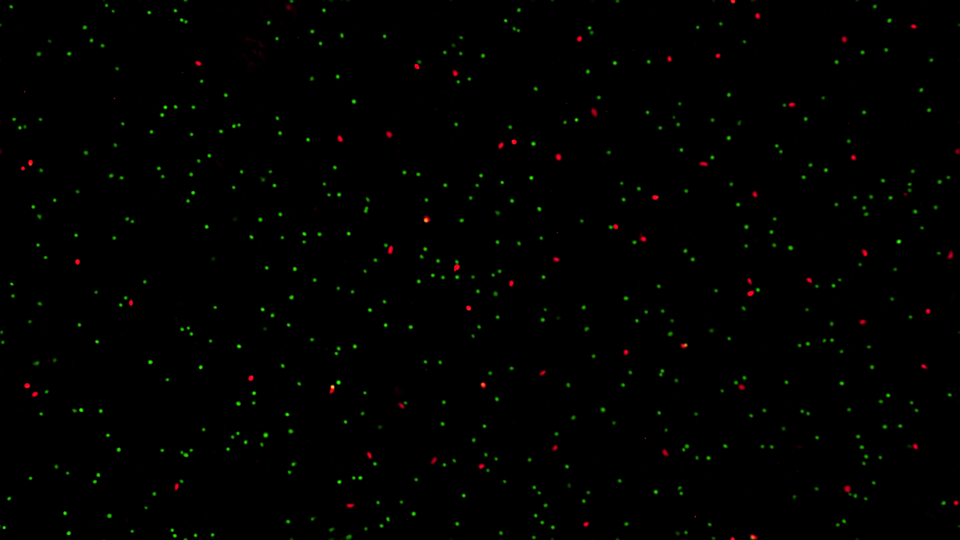
#> input picture cell_viability_evaluation/APX100_4X/alg_i1g_10T12_Multichannel.png, 1920 x 1080 px (shown at 1/2 size)
$ python evaluate_cell_viability.py
#> lines starting #> are read from the running program, lines starting #| are printed output that depends on the picture; after the words box and inside, x2 and y2 are one past the last pixel; in counts of white or black regions, pixels touching at a corner belong together
import cv2
import matplotlib.pyplot as plt
import numpy as np
import os
import json

from typing import Sequence

IMAGE_PATH = r"APX100_4X/alg_i1g_10T12_Multichannel.png"

# Initial Parameters Placeholder
parameters = {
    "MAXIMUM_CELL_AREA": None,
    "MINIMUM_CELL_EROSION_AREA": None,
    "EROSION_ITERATIONS": None,
    "MINIMUM_LIVE_CELL_AREA": None,
    "MINIMUM_DEAD_CELL_AREA": None,
    "MORPH_ITERATIONS": 1,
    "MIN_CIRCULARITY": 0.40,
    "GREEN_THRESHOLD": 10,
    "COLOR_INTENSITY_THRESHOLD": None,
}

# Colors
LIVE_COLOR = (0, 255, 0)  # Green
DEAD_COLOR = (255, 0, 0)  # Red

# Contour Infills
LIVE_CELL_CONTOUR_FILL = -1
DEAD_CELL_CONTOUR_FILL = -1

def get_json_path(image_path: str) -> None | str:
    """Get the JSON path based on the image path."""
    json_path = "/".join(image_path.split("/")[:-2] + [image_path.split("/")[-3] + "_parameters.json"])
    if not os.path.exists(json_path):
        print(f"JSON file not found at {json_path}.")
        return None
    return json_path

def get_json_parameters(json_path: str) -> dict[str, float | int]:
    """Print and update the parameters based on the JSON file."""
    with open(json_path) as json_file:
        json_parameters = json.load(json_file)
        parameters.update(json_parameters)
    return json_parameters

def update_parameters_based_on_image_path(image_path: str, print_output: bool = False) -> None:
    """Update the parameters based on the image path."""

    if "10X" in image_path and "APX100" in image_path:
        parameters.update(
            {
                "MAXIMUM_CELL_AREA": 800,
                "MINIMUM_CELL_EROSION_AREA": 30,
                "EROSION_ITERATIONS": 2,
                "MINIMUM_LIVE_CELL_AREA": 10,
                "MINIMUM_DEAD_CELL_AREA": 10,
                "COLOR_INTENSITY_THRESHOLD": 120,
            }
        )
    elif "4X" in image_path and "APX100" in image_path:
        parameters.update(
            {
                "MAXIMUM_CELL_AREA": 800,
                "MINIMUM_CELL_EROSION_AREA": 100,
                "EROSION_ITERATIONS": 2,
                "MINIMUM_LIVE_CELL_AREA": 20,
                "MINIMUM_DEAD_CELL_AREA": 20,
                "COLOR_INTENSITY_THRESHOLD": 40,
            }
        )
    else:
        raise ValueError(f"Image path not recognized: {image_path}")
    if print_output:
        print("JSON file not found. Parameters updated based on image path.")


def load_rgb_image(image_path, print_output: bool = False) -> np.ndarray:
    "Load an image from a file path, convert it to RGB format, and alter intensities."
#> called with image_path = 'APX100_4X/alg_i1g_10T12_Multichannel.png', print_output = True

    # Update parameters based on the image path
    update_parameters_based_on_image_path(image_path, print_output=print_output)

    image = cv2.imread(image_path)
#> image is the input picture: shape (1080, 1920, 3); mean B, G, R 0.1, 1.5, 1.1

    if image is None:
        # Extract the base path without the percentage part
        base_path = "_".join(image_path.split("_")[:-1])

        # Find the image path with the matching base path
        matching_path = None
        directory = os.path.dirname(image_path)
        for path in os.listdir(directory):
            if base_path in os.path.join(directory, path).replace("\\", "/"):
                matching_path = os.path.join(directory, path)
                break
        raise ValueError(f"Image not found at {image_path}. \n\nDid you mean this image? \n{matching_path}")


    elif "_scaled" in image_path:
        raise ValueError(f"Scaled image cannot be processed.")

    rgb_image = cv2.cvtColor(image, cv2.COLOR_BGR2RGB)

    return rgb_image


def remove_low_intensity_regions(image, intensity_threshold) -> np.ndarray:
    "Remove low intensity regions from the image."
    low_intensity_mask = np.all(image < intensity_threshold, axis=-1)
    image[low_intensity_mask] = [0, 0, 0]
    return image


def preprocess_image(image) -> Sequence[np.ndarray]:
    "Preprocess the image to remove low intensity regions and find contours."

    image_with_removed_low_intensity_regions = remove_low_intensity_regions(
        image.copy(), parameters["COLOR_INTENSITY_THRESHOLD"]
    )
#> in remove_low_intensity_regions, `low_intensity_mask = np.all(image < intensity_threshold, axis=-1)`:
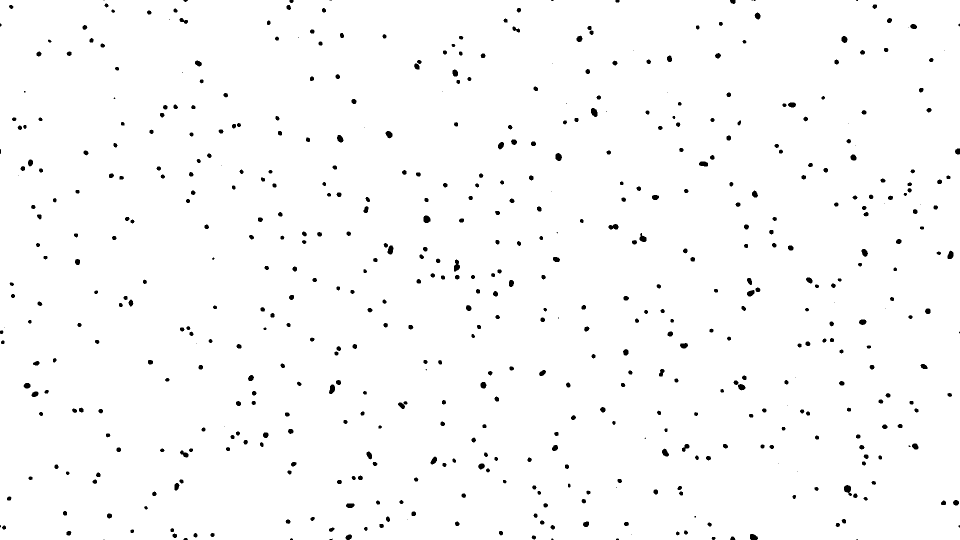
#> low_intensity_mask: shape (1080, 1920) bool (shown at 1/2 size); 98.4% white; 565 black regions (58 under 20 px)

    gray = cv2.cvtColor(image_with_removed_low_intensity_regions, cv2.COLOR_RGB2GRAY)

    # Temporarily removed Otsu's thresholding
    # blur = cv2.GaussianBlur(gray, (3, 3), 0)
    # _, thresh = cv2.threshold(blur, 0, 255, cv2.THRESH_BINARY + cv2.THRESH_OTSU)

    kernel = np.ones((2, 2), np.uint8)
    opening = cv2.morphologyEx(
        gray, cv2.MORPH_OPEN, kernel, iterations=parameters["MORPH_ITERATIONS"]
    )
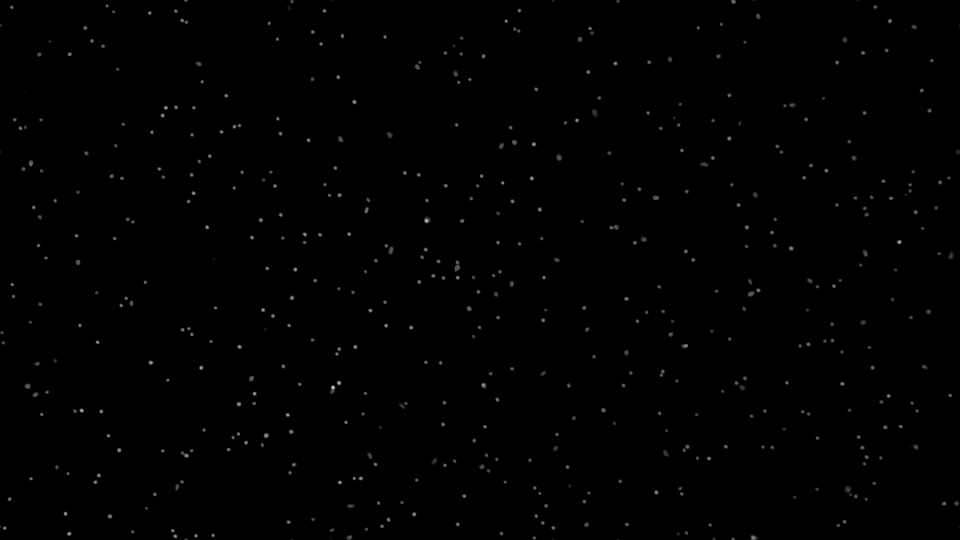
#> opening: shape (1080, 1920) (shown at 1/2 size); min 0, max 212, mean 1

    contours, _ = cv2.findContours(opening, cv2.RETR_EXTERNAL, cv2.CHAIN_APPROX_SIMPLE)
#> contours = 529 contours, 25 with area under 20; largest, box (x1, y1, x2, y2) and area: (1689, 971, 1705, 993) 178, (909, 520, 921, 544) 167, (1183, 217, 1196, 235) 156, (848, 432, 862, 447) 150, (659, 770, 671, 789) 144

    # Create a blank mask that will hold the processed contours
    processed_mask = np.zeros_like(opening)

    oversize_contours_count = 0

    for cnt in contours:
        if cv2.contourArea(cnt) > parameters["MINIMUM_CELL_EROSION_AREA"]:
            oversize_contours_count += 1
            # Create a temporary mask for each contour
            temp_mask = np.zeros_like(opening)
            cv2.drawContours(temp_mask, [cnt], -1, (255, 255, 255), -1)

            # Apply erosion to the contour on the temporary mask
            temp_mask = cv2.erode(
                temp_mask, kernel, iterations=parameters["EROSION_ITERATIONS"]
            )

            # Add the processed contour to the main mask
            processed_mask = cv2.bitwise_or(processed_mask, temp_mask)
        else:
            # For contours smaller than the minimum area, draw them as they are
            cv2.drawContours(processed_mask, [cnt], -1, (255, 255, 255), -1)
#> this loop made 529 passes
#> cnt on passes 1 to 3: [[660, 1079], [665, 1079]], [[1234, 1078], [1233, 1079], [1238, 1079], [1237, 1078]], [[1104, 1078], [1104, 1079], [1107, 1079], [1106, 1078]]
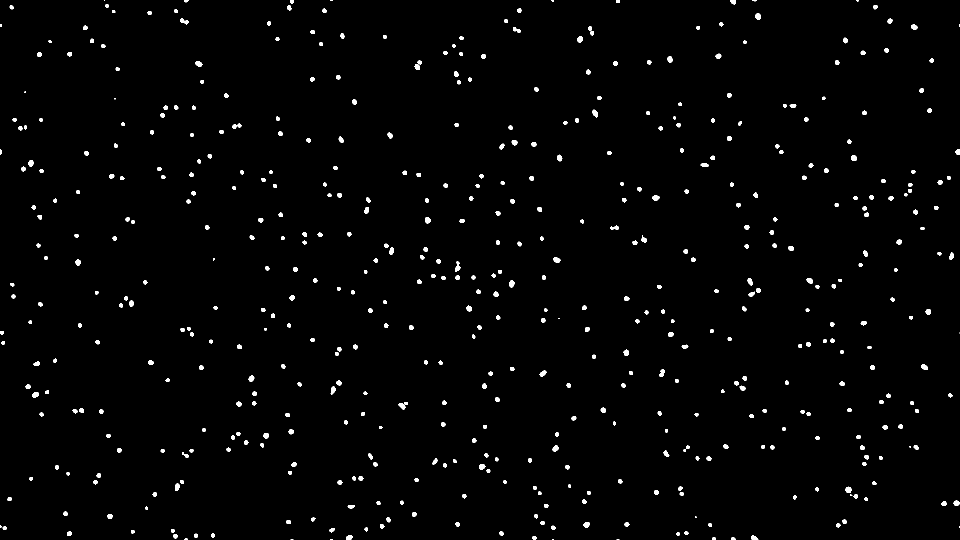
#> processed_mask: shape (1080, 1920) (shown at 1/2 size); 1.5% white; 530 white regions (21 under 20 px), largest, box (x1, y1, x2, y2) and area: (1185, 219, 1196, 235) 120, (911, 523, 921, 544) 120, (1691, 973, 1703, 986) 120
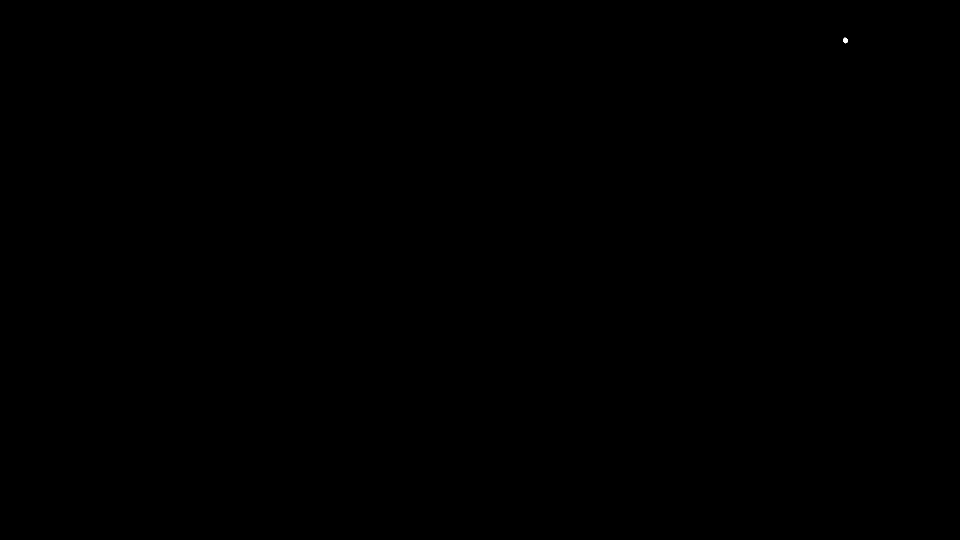
#> temp_mask: shape (1080, 1920) (shown at 1/2 size); 0% white; 1 white region
#> after the loop, oversize_contours_count = 33

    # Find contours on the processed maskW
    processed_contours, _ = cv2.findContours(
        processed_mask, cv2.RETR_EXTERNAL, cv2.CHAIN_APPROX_SIMPLE
    )
#> processed_contours = 530 contours, 26 with area under 20; largest, box (x1, y1, x2, y2) and area: (1691, 973, 1703, 986) 102, (1185, 219, 1196, 235) 102, (850, 434, 862, 447) 100, (958, 928, 971, 940) 100, (64, 784, 78, 795) 100

    # print(f"Number of contours applied erosion: {oversize_contours_count}")

    return processed_contours


def is_valid_contour(cnt, image) -> bool:
    "Check if a contour is touching the boundary, is too large, or not circular enough, with special circularity check for smaller areas."

    # Calculate bounding rectangle
    x, y, w, h = cv2.boundingRect(cnt)
    # Calculate contour area
    area = cv2.contourArea(cnt)
    # Calculate perimeter
    perimeter = cv2.arcLength(cnt, True)
    # Calculate circularity, avoiding division by zero
    circularity = (4 * np.pi * area) / (perimeter**2) if perimeter != 0 else 0

    # Check if the contour is within the image bounds
    within_bounds = (
        x > 0 and y > 0 and x + w < image.shape[1] and y + h < image.shape[0]
    )
    # Check if the area is within the allowed maximum
    within_max_area = area <= parameters["MAXIMUM_CELL_AREA"]
    # Apply circularity check only if area is less than or equal to the minimum erosion area
    circularity_check = circularity >= parameters["MIN_CIRCULARITY"]

    return within_bounds and within_max_area and circularity_check


def draw_and_count_cells(
    image, contours, use_ellipse_contours
) -> tuple[np.ndarray, int, int, int]:
    "Draw contours and count the number of live and dead cells."

    new_background = np.zeros_like(image)

    live_count, dead_count, total_count = 0, 0, 0

    for cnt in contours:
        if is_valid_contour(cnt, image):
            mask = np.zeros(image.shape[:2], np.uint8)
            cv2.drawContours(mask, [cnt], -1, (255, 255, 255), -1)
            mean_val = cv2.mean(image, mask=mask)

            cell_color = (
                LIVE_COLOR
                if mean_val[1] > mean_val[0] + parameters["GREEN_THRESHOLD"]
                and mean_val[1] > mean_val[2] + parameters["GREEN_THRESHOLD"]
                else DEAD_COLOR
            )

            # If the red channel intensity is high, the cell is dead
            if mean_val[0] > 60:
                cell_color = DEAD_COLOR

            cnt_area = cv2.contourArea(cnt)

            # Draw live cells in green
            if (
                cell_color == LIVE_COLOR
                and cnt_area > parameters["MINIMUM_LIVE_CELL_AREA"]
            ):
                if (
                    use_ellipse_contours and len(cnt) >= 5
                ):  # Minimum of 5 points required to fit an ellipse
                    ellipse = cv2.fitEllipse(cnt)
                    cv2.ellipse(
                        new_background, ellipse, cell_color, LIVE_CELL_CONTOUR_FILL
                    )
                else:
                    cv2.drawContours(
                        new_background,
                        [cnt],
                        -1,
                        cell_color,
                        LIVE_CELL_CONTOUR_FILL,
                    )
                live_count += 1

            # Draw dead cells in red
            elif (
                cell_color == DEAD_COLOR
                and cnt_area > parameters["MINIMUM_DEAD_CELL_AREA"]
            ):
                if use_ellipse_contours and len(cnt) >= 5:
                    ellipse = cv2.fitEllipse(cnt)
                    cv2.ellipse(
                        new_background, ellipse, cell_color, DEAD_CELL_CONTOUR_FILL
                    )
                else:
                    cv2.drawContours(
                        new_background,
                        [cnt],
                        -1,
                        cell_color,
                        DEAD_CELL_CONTOUR_FILL,
                    )
                dead_count += 1

    total_count = live_count + dead_count

    return new_background, total_count, live_count, dead_count


def calculate_cell_viability(live_count, total_count) -> float:
    "Calculate the cell viability."

    return round(live_count / total_count * 100, 2)


def plot_and_print_result(image, new_background) -> None:
    "Plot the original and processed images and print the cell viability."

    plt.figure(figsize=(18, 10))
    plt.subplot(1, 2, 1)
    plt.imshow(image)
    plt.title("Original Image")
    plt.grid(True)

    plt.subplot(1, 2, 2)
    plt.imshow(new_background)
    plt.title("Contour Mask")
    plt.grid(True)

    # Calculate cell viability
    cell_viability = calculate_cell_viability(live_count, total_count)

    plt.suptitle(
        f'{image_path.replace("data/", "").replace("_sorted", "")}',
        fontsize=18,
    )
    plt.text(
    0.5,
    0.90,
    f"Cell Viability: {cell_viability}%",
    fontsize=20,
    color="black",
    transform=plt.gcf().transFigure,
    ha="center",
)
    plt.text(
        0.5,
        0.86,
        f"Live Cells: {live_count}",
        fontsize=20,
        color="green",
        transform=plt.gcf().transFigure,
        ha="center",
    )
    plt.text(
        0.5,
        0.82,
        f"Dead Cells: {dead_count}",
        fontsize=20,
        color="red",
        transform=plt.gcf().transFigure,
        ha="center",
    )

    plt.subplots_adjust(wspace=-0.8)

    print(f"Total Number of Cells: {total_count}")
    print(f"Number of Live Cells: {live_count}")
    print(f"Number of Dead Cells: {dead_count}")
    print(f"Cell Viability: {cell_viability}%")
    plt.tight_layout()
    plt.show()


def load_scale_bar_image(image_path) -> np.ndarray:
    "Load the scaled image from the same directory if it exists."

    ext = os.path.splitext(image_path)[-1].lower()
    base_path = image_path[: -len(ext)]
    scaled_path = base_path + "_scaled" + ext

    if not os.path.exists(scaled_path):
        raise ValueError(f"Image not found at {scaled_path}")
    else:
        print(f"Scale bar image found at {scaled_path}")

    image = cv2.imread(scaled_path)

    if image is None:
        raise ValueError(f"Image not found at {scaled_path}")
    return cv2.cvtColor(image, cv2.COLOR_BGR2RGB)


if __name__ == "__main__":
    image_path = IMAGE_PATH.replace("\\", "/")
    current_folder_path = "/".join(image_path.split("/")[:-1])
    image = load_rgb_image(image_path, print_output=True)

    contours = preprocess_image(image)
#> contours has the same summary as processed_contours in preprocess_image

    new_background, total_count, live_count, dead_count = draw_and_count_cells(
        image,
        contours,
        use_ellipse_contours=True,  # Set to False to draw original contours
    )
#> the loop in draw_and_count_cells, `for cnt in contours:` made 530 passes
#> (x in is_valid_contour, y in is_valid_contour, w in is_valid_contour, h in is_valid_contour, area in is_valid_contour, perimeter in is_valid_contour, circularity in is_valid_contour, within_bounds in is_valid_contour) on passes 11, 12, 13, 14, 15, 16, 17, 18, 19, 20, 21, 23: (346, 1068, 9, 9, 50.5, 26.73, 0.888, True), (422, 1067, 8, 8, 41.5, 23.9, 0.913, True), (388, 1067, 8, 9, 43, 25.31, 0.843, True), (1353, 1064, 7, 7, 30, 20.49, 0.898, True), (999, 1063, 8, 9, 46, 25.31, 0.902, True), (134, 1063, 9, 9, 57, 28.49, 0.883, True), (1369, 1062, 8, 8, 39, 23.31, 0.902, True), (262, 1060, 7, 7, 32, 21.66, 0.857, True), (342, 1058, 7, 7, 34, 21.66, 0.911, True), (659, 1056, 11, 9, 53.5, 29.56, 0.77, True), (729, 1055, 7, 8, 33, 21.31, 0.913, True), (5, 1052, 8, 8, 38, 23.31, 0.879, True)
#> (x in is_valid_contour, y in is_valid_contour, w in is_valid_contour, h in is_valid_contour, area in is_valid_contour, perimeter in is_valid_contour, circularity in is_valid_contour, within_bounds in is_valid_contour) on pass 50: (1728, 995, 8, 7, 33, 21.31, 0.913, True)
#> after the loop in draw_and_count_cells, `for cnt in contours:`: mask: shape (1080, 1920); 0% white; 1 white region, box (x1, y1, x2, y2) and area: (210, 8, 218, 16) 45
#> after the loop in draw_and_count_cells, `for cnt in contours:`:
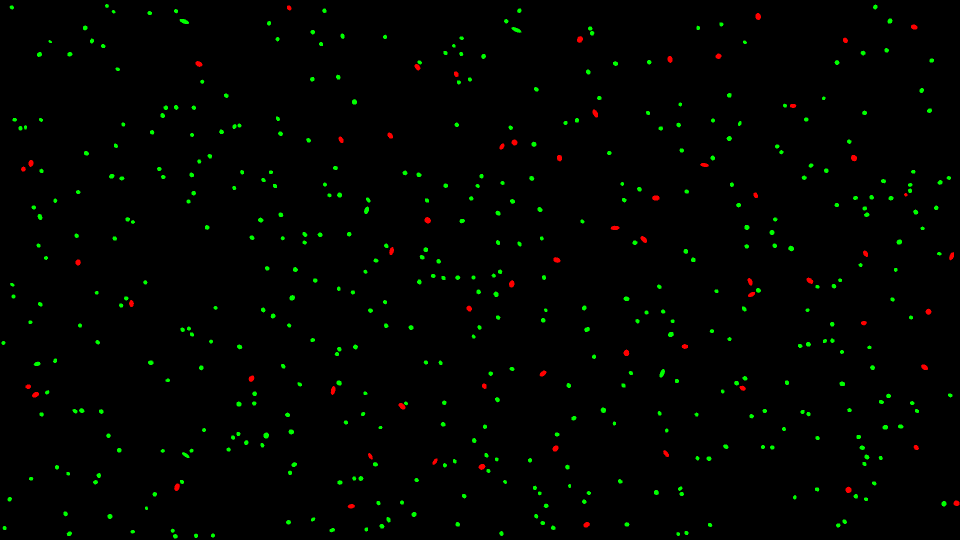
#> new_background: shape (1080, 1920, 3) (shown at 1/2 size); mean R, G, B 0.8, 3.3, 0

    try:
        image = load_scale_bar_image(image_path)
    except ValueError:
        pass

    plot_and_print_result(image, new_background)
#| Total Number of Cells: 491
#| Number of Live Cells: 429
#| Number of Dead Cells: 62
#| Cell Viability: 87.37%
